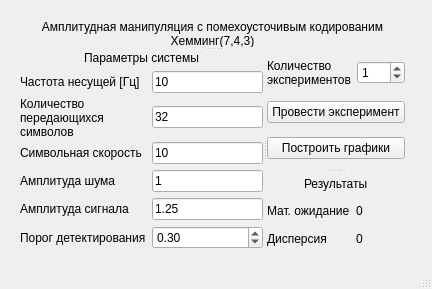
<?xml version="1.0" encoding="UTF-8"?>
<ui version="4.0">
 <class>MainWindow</class>
 <widget class="QMainWindow" name="MainWindow">
  <property name="windowModality">
   <enum>Qt::NonModal</enum>
  </property>
  <property name="enabled">
   <bool>true</bool>
  </property>
  <property name="geometry">
   <rect>
    <x>0</x>
    <y>0</y>
    <width>432</width>
    <height>289</height>
   </rect>
  </property>
  <property name="minimumSize">
   <size>
    <width>0</width>
    <height>0</height>
   </size>
  </property>
  <property name="maximumSize">
   <size>
    <width>10000</width>
    <height>10000</height>
   </size>
  </property>
  <property name="windowTitle">
   <string>Моделирование приемо-передающей системы</string>
  </property>
  <widget class="QWidget" name="centralwidget">
   <widget class="QSplitter" name="splitter_3">
    <property name="geometry">
     <rect>
      <x>20</x>
      <y>20</y>
      <width>385</width>
      <height>229</height>
     </rect>
    </property>
    <property name="orientation">
     <enum>Qt::Vertical</enum>
    </property>
    <widget class="QLabel" name="label_14">
     <property name="text">
      <string>Амплитудная манипуляция с помехоусточивым кодированим Хемминг(7,4,3)</string>
     </property>
     <property name="alignment">
      <set>Qt::AlignCenter</set>
     </property>
     <property name="wordWrap">
      <bool>true</bool>
     </property>
    </widget>
    <widget class="QSplitter" name="splitter_2">
     <property name="orientation">
      <enum>Qt::Horizontal</enum>
     </property>
     <widget class="QWidget" name="">
      <layout class="QGridLayout" name="gridLayout">
       <item row="3" column="1">
        <widget class="QLineEdit" name="SPEED">
         <property name="text">
          <string>10</string>
         </property>
        </widget>
       </item>
       <item row="1" column="0">
        <widget class="QLabel" name="label">
         <property name="text">
          <string>Частота несущей [Гц]</string>
         </property>
        </widget>
       </item>
       <item row="1" column="1">
        <widget class="QLineEdit" name="FC">
         <property name="text">
          <string>10</string>
         </property>
         <property name="frame">
          <bool>true</bool>
         </property>
        </widget>
       </item>
       <item row="2" column="0">
        <widget class="QLabel" name="label_2">
         <property name="frameShape">
          <enum>QFrame::NoFrame</enum>
         </property>
         <property name="text">
          <string>Количество передающихся символов</string>
         </property>
         <property name="scaledContents">
          <bool>true</bool>
         </property>
         <property name="wordWrap">
          <bool>true</bool>
         </property>
        </widget>
       </item>
       <item row="2" column="1">
        <widget class="QLineEdit" name="N">
         <property name="text">
          <string>32</string>
         </property>
        </widget>
       </item>
       <item row="4" column="0">
        <widget class="QLabel" name="label_4">
         <property name="text">
          <string>Амплитуда шума</string>
         </property>
        </widget>
       </item>
       <item row="4" column="1">
        <widget class="QLineEdit" name="A_NOISE">
         <property name="text">
          <string>1</string>
         </property>
        </widget>
       </item>
       <item row="5" column="0">
        <widget class="QLabel" name="label_5">
         <property name="text">
          <string>Амплитуда сигнала</string>
         </property>
        </widget>
       </item>
       <item row="5" column="1">
        <widget class="QLineEdit" name="A_SIGNAL">
         <property name="text">
          <string>1.25</string>
         </property>
        </widget>
       </item>
       <item row="6" column="0">
        <widget class="QLabel" name="label_6">
         <property name="text">
          <string>Порог детектирования</string>
         </property>
        </widget>
       </item>
       <item row="0" column="0" colspan="2" alignment="Qt::AlignHCenter">
        <widget class="QLabel" name="label_7">
         <property name="text">
          <string>Параметры системы</string>
         </property>
        </widget>
       </item>
       <item row="6" column="1">
        <widget class="QDoubleSpinBox" name="doubleSpinBox">
         <property name="singleStep">
          <double>0.050000000000000</double>
         </property>
         <property name="value">
          <double>0.300000000000000</double>
         </property>
        </widget>
       </item>
       <item row="3" column="0">
        <widget class="QLabel" name="label_3">
         <property name="text">
          <string>Символьная скорость</string>
         </property>
        </widget>
       </item>
      </layout>
     </widget>
     <widget class="QSplitter" name="splitter">
      <property name="orientation">
       <enum>Qt::Vertical</enum>
      </property>
      <widget class="QWidget" name="">
       <layout class="QGridLayout" name="gridLayout_3">
        <item row="0" column="1">
         <widget class="QSpinBox" name="EXPER_COUNT">
          <property name="value">
           <number>1</number>
          </property>
         </widget>
        </item>
        <item row="1" column="0" colspan="2">
         <widget class="QPushButton" name="CONDUCT_EXPERIMENT">
          <property name="text">
           <string>Провести эксперимент</string>
          </property>
         </widget>
        </item>
        <item row="2" column="0" colspan="2">
         <widget class="QPushButton" name="PLOT_GRAPH">
          <property name="text">
           <string>Построить графики</string>
          </property>
         </widget>
        </item>
        <item row="0" column="0">
         <widget class="QLabel" name="label_8">
          <property name="text">
           <string>Количество экспериментов</string>
          </property>
          <property name="wordWrap">
           <bool>true</bool>
          </property>
         </widget>
        </item>
       </layout>
      </widget>
      <widget class="QWidget" name="">
       <layout class="QGridLayout" name="gridLayout_2">
        <item row="1" column="0">
         <widget class="QLabel" name="label_10">
          <property name="text">
           <string>Мат. ожидание</string>
          </property>
         </widget>
        </item>
        <item row="2" column="0">
         <widget class="QLabel" name="label_11">
          <property name="text">
           <string>Дисперсия</string>
          </property>
         </widget>
        </item>
        <item row="1" column="1">
         <widget class="QLabel" name="label_9">
          <property name="text">
           <string>0</string>
          </property>
         </widget>
        </item>
        <item row="0" column="0" colspan="2" alignment="Qt::AlignHCenter">
         <widget class="QLabel" name="label_13">
          <property name="text">
           <string>Результаты</string>
          </property>
         </widget>
        </item>
        <item row="2" column="1">
         <widget class="QLabel" name="label_12">
          <property name="text">
           <string>0</string>
          </property>
         </widget>
        </item>
       </layout>
      </widget>
     </widget>
    </widget>
   </widget>
  </widget>
  <widget class="QStatusBar" name="statusbar"/>
 </widget>
 <resources/>
 <connections/>
</ui>
